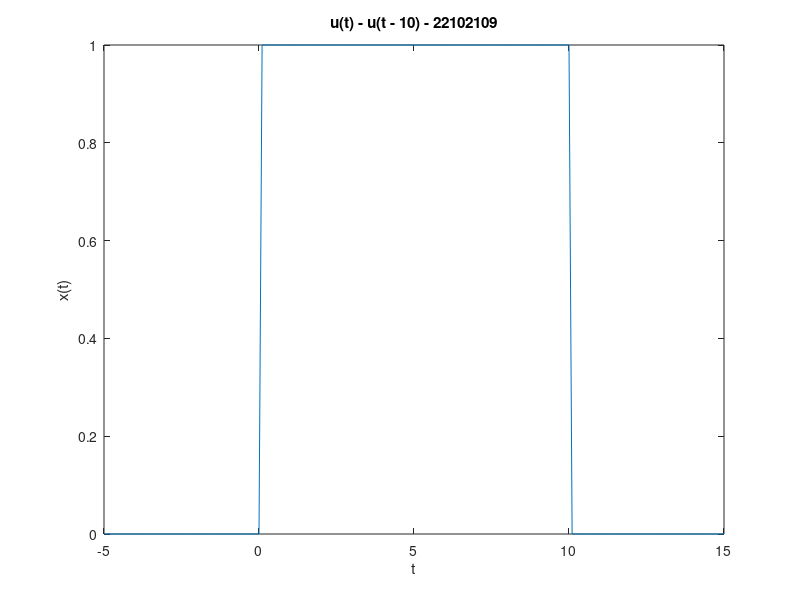

MATLAB code for this plot:
clear all;
clc;
t = -5:0.1:15;
for i = 1:length(t)
    if(t(i) <= 0)
        u1(i) = 0
    else
        u1(i) = 1
    end
end

for i = 1:length(t)
    if(t(i) <= 10)
        u2(i) = 0
    else
        u2(i) = 1
    end
end
x = u1 - u2;
plot(t,x)
xlabel('t')
ylabel('x(t)')
title('u(t) - u(t - 10) - 22102109')
